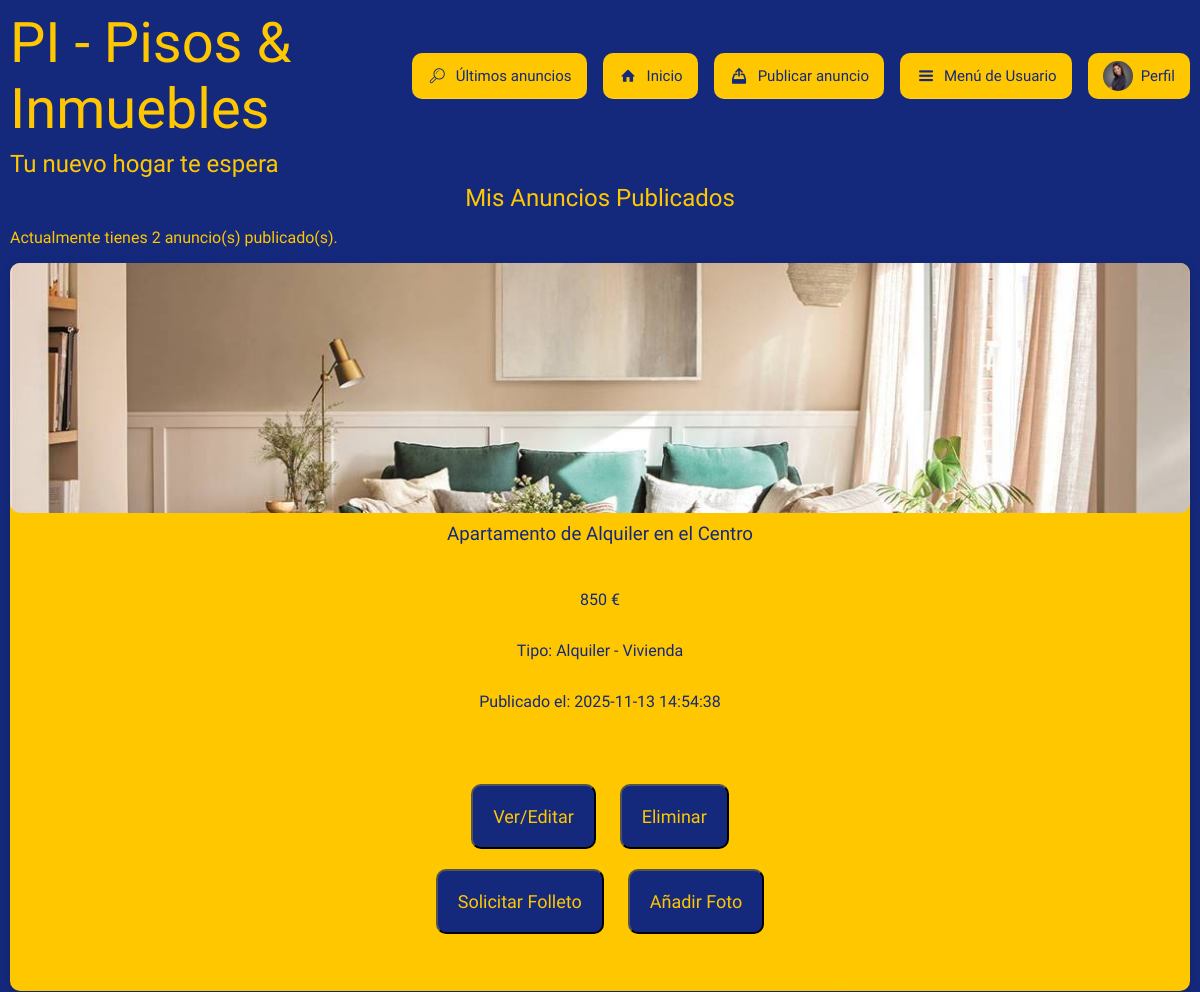
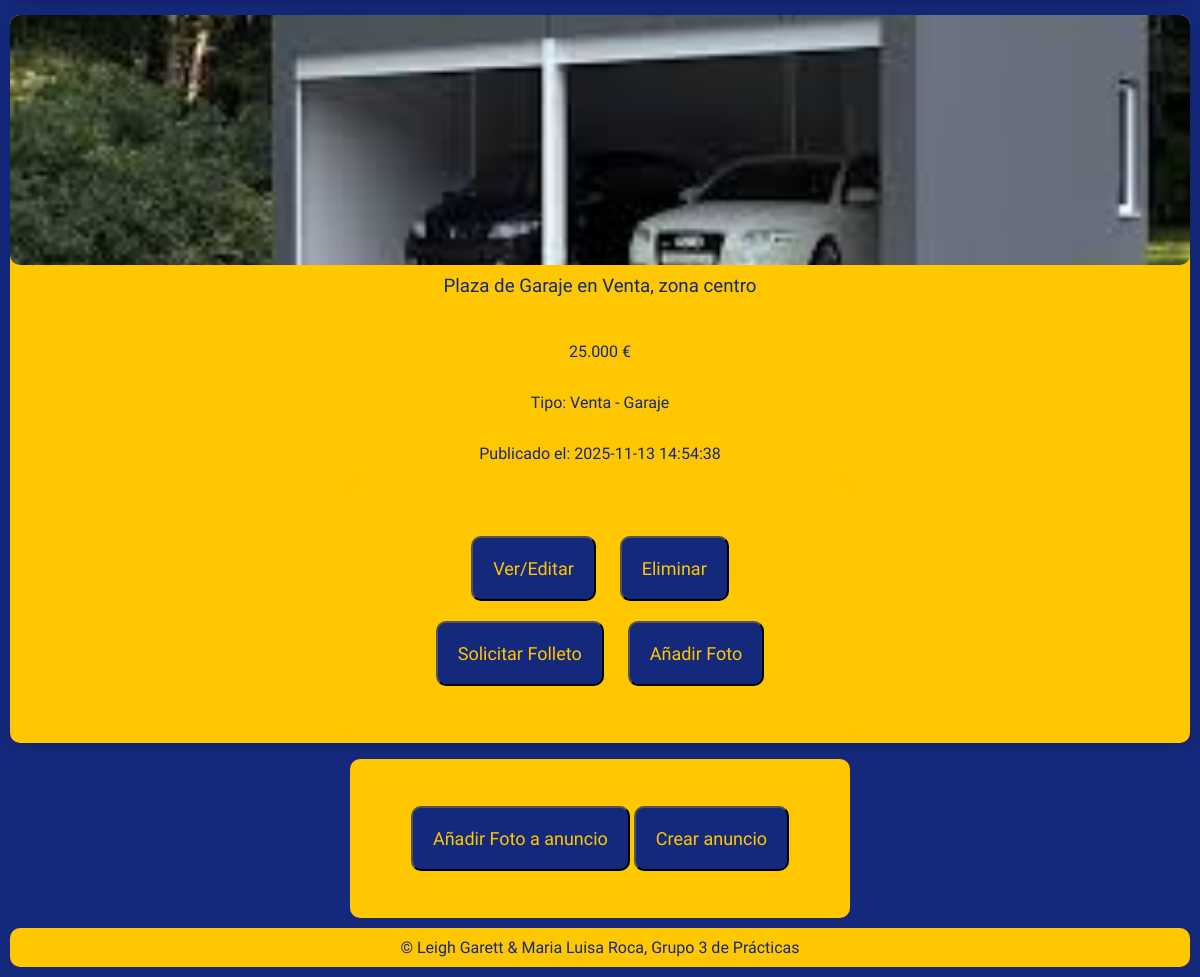
Page /php/mis_anuncios.php (signed in) on the committed database (2 pictures, top to bottom).
### tables this page shows
CREATE TABLE `anuncios` (
  `IdAnuncio` int(10) UNSIGNED NOT NULL,
  `TAnuncio` tinyint(3) UNSIGNED NOT NULL,
  `TVivienda` tinyint(3) UNSIGNED NOT NULL,
  `FPrincipal` varchar(255) DEFAULT NULL,
  `Alternativo` varchar(255) DEFAULT NULL,
  `Titulo` varchar(255) NOT NULL,
  `Precio` decimal(10,2) NOT NULL,
  `Texto` text DEFAULT NULL,
  `Ciudad` varchar(255) DEFAULT NULL,
  `Pais` int(10) UNSIGNED NOT NULL,
  `Superficie` decimal(10,2) DEFAULT NULL,
  `NHabitaciones` tinyint(4) DEFAULT NULL,
  `NBanyos` tinyint(4) DEFAULT NULL,
  `Planta` int(11) DEFAULT NULL,
  `Anyo` int(11) DEFAULT NULL,
  `FRegistro` datetime DEFAULT current_timestamp(),
  `Usuario` int(10) UNSIGNED NOT NULL
);

CREATE TABLE `tiposanuncios` (
  `IdTAnuncio` tinyint(3) UNSIGNED NOT NULL,
  `NomTAnuncio` varchar(255) NOT NULL
);

CREATE TABLE `tiposviviendas` (
  `IdTVivienda` tinyint(3) UNSIGNED NOT NULL,
  `NomTVivienda` varchar(255) NOT NULL
);

### php/funciones_anuncios.php (called while the page is built, shortened)
<?php
function obtener_anuncios_usuario($id_usuario) {
    $anuncios = [];
    $mysqli = conectarBD();
    $query = "
        SELECT
            A.IdAnuncio, A.Titulo, A.FPrincipal, A.Precio, A.FRegistro,
            TA.NomTAnuncio, TV.NomTVivienda
        FROM anuncios AS A
        JOIN tiposanuncios AS TA ON A.TAnuncio = TA.IdTAnuncio
        JOIN tiposviviendas AS TV ON A.TVivienda = TV.IdTVivienda
        WHERE A.Usuario = ?
        ORDER BY A.FRegistro DESC
    ";
    if ($stmt = $mysqli->prepare($query)) {
        $stmt->bind_param("i", $id_usuario);
        $stmt->execute();
        $result = $stmt->get_result();
        while ($row = $result->fetch_assoc()) {
            $anuncios[] = $row;
        }
    } else {
        error_log("Error al preparar la consulta de anuncios de usuario: " . $mysqli->error);
    }
    return $anuncios;
}
    ?>

### php/mis_anuncios.php (the view, shortened to what this page needs)
<?php
include "funciones_anuncios.php";
$id_usuario = obtener_id_usuario_numerico($_SESSION['usuario_id']);
$anuncios_usuario = [];
if ($id_usuario !== null) {
    $anuncios_usuario = obtener_anuncios_usuario($id_usuario);
}
$num_total_anuncios = count($anuncios_usuario);
include "paginas_Estilo.php";
include "header.php";
?>
<main>
    <h2>Mis Anuncios Publicados</h2>
    <p>
        Actualmente tienes <?php echo $num_total_anuncios; ?> anuncio(s) publicado(s).
    </p>
    <?php if ($num_total_anuncios > 0): ?>
        <section id="listado">
            <?php foreach ($anuncios_usuario as $anuncio): ?>
                <article>
                    <a href="ver_anuncio.php?id=<?php echo htmlspecialchars($anuncio['IdAnuncio']); ?>">
                        <img
                            src="../img/<?php echo htmlspecialchars($anuncio['FPrincipal']); ?>"
                            alt="Foto principal de <?php echo htmlspecialchars($anuncio['Titulo']); ?>"
                        >
                    </a>
                            <h3><?php echo htmlspecialchars($anuncio['Titulo']); ?></h3>
                            <p><?php echo number_format($anuncio['Precio'], 0, ',', '.'); ?> €</p>
                            <p><strong>Tipo:</strong> <?php echo htmlspecialchars($anuncio['NomTAnuncio']); ?> - <?php echo htmlspecialchars($anuncio['NomTVivienda']); ?></p>
                            <p>Publicado el: <?php echo htmlspecialchars($anuncio['FRegistro']); ?></p>
                    <section id="bloque">
                        <button>
                            <a href="ver_anuncio.php?id=<?php echo htmlspecialchars($anuncio['IdAnuncio']); ?>">Ver/Editar</a>
                        </button>
                        <button>
                            <a href="eliminar_anuncio.php?id=<?php echo htmlspecialchars($anuncio['IdAnuncio']); ?>">Eliminar</a>
                        </button>
                        <button>
                            <a href="solicitar_folleto.php?anuncio_id=<?php echo htmlspecialchars($anuncio['IdAnuncio']); ?>">Solicitar Folleto</a>
                        </button>
                        <button>
                            <a href="añadir_foto.php?anuncio_id=<?php echo $anuncio['IdAnuncio']; ?>">
                            Añadir Foto
                            </a>
                        </button>
                    </section>
                </article>
            <?php endforeach; ?>
        </section>
        <section id="bloque">
            <button>
                <a href="añadir_foto.php">
                    Añadir Foto a anuncio
                </a>
            </button>
            <button>
                <a href="crear_anuncio.php">
                    Crear anuncio
                </a>
            </button>
        </section>
    <?php else: ?>
        <p>
            Aún no has publicado ningún anuncio. ¡<a href="crear_anuncio.php">Publica el primero ahora</a>!
        </p>
    <?php endif; ?>
</main>
<?php
include "footer.php";
?>

### css/contraste.css (style rules this page uses)
@media screen and (min-width: 1025px) { #listado { display: grid; grid-template-columns: repeat(3,1fr); gap: 1.5rem; max-width: 2000px; margin: 0 auto; } }
@media screen and (min-width: 1025px) { #listado article { min-height: 400px; padding: 0; display: flex; flex-direction: column; justify-content: space-between; } }
@media screen and (min-width: 1025px) { #listado article img { width: 100%; height: 250px; object-fit: cover; } }
* { box-sizing:border-box; font-family: "Atkinson Hyperlegible", sans-serif; font-optical-sizing: auto; font-weight: 500; font-style: normal; }
:root { --color_letra: #ffc700; --color_fondo: #15297c; --blanco: #fff; }
body { background: var(--color_fondo); color: var(--color_letra); }
p { color: var(--color_letra); }
#bloque { color: var(--blanco); background: var(--color_sec); }
#bloque { color: var(--color_fondo); background: var(--color_letra); }
#bloque a { color: var(--color_letra); background: var(--color_fondo); }
button { background-color: var(--color_fondo); color: var(--color_letra); }
#listado { display: block; }
article { background: var(--color_letra); }
article h2, article h3 { color: var(--color_fondo); }
article p { color: var(--color_fondo); }
article a { color: var(--blanco); background: none; }

### css/impreso.css (style rules this page uses)
* { box-sizing: border-box; font-family: "Times New Roman", serif !important; font-size: 12pt !important; font-weight: normal !important; background: none !important; color: #000 !important; text-shadow: none !important; box-shadow: none !important; border-radius: 0 !important; transition: none !important; transform: none !important; }
body { background: #fff !important; width: auto; max-width: none; margin: 0; padding: 0; display: block; min-height: auto; }
main { display: block; flex-grow: 0; }
h1, h2, h3, h4, h5, h6 { font-weight: bold !important; page-break-after: avoid; }
h2 { font-size: 16pt !important; margin: 15pt 0 10pt 0; text-align: left; }
h3 { font-size: 14pt !important; margin: 10pt 0 5pt 0; padding: 0; }
p { margin: 0 0 10pt 0; line-height: 1.4; orphans: 3; widows: 3; }
a { text-decoration: underline; }
a::after { content: " (" attr(href) ")"; font-size: 10pt; font-weight: normal; word-break: break-all; }
img { display: block; max-width: 100% !important; height: auto; margin: 10pt auto; }
#listado { display: block; }
article { page-break-inside: avoid; margin-bottom: 20pt; border: 1px solid #ccc; padding: 10pt; }

### css/noche.css (style rules this page uses)
:root { --color_principal: #1f1a17; --color_sec: #a68a67; --color_destacado: #ddbaa1; --blanco: #f5f5f5; }
body { background: linear-gradient(rgba(20, 15, 12, 0.95), rgba(20, 15, 12, 0.95)), url(../img/fondo.jpg) center/cover fixed no-repeat; }
h2, h3 { color: var(--color_destacado); }
p { color: var(--blanco); }
#bloque { background: #2a2320; color: var(--blanco); box-shadow: 0 0 10px rgba(0,0,0,0.4); }
#bloque a { color: var(--color_principal); background: var(--color_destacado); }
button { background-color: var(--color_destacado); color: var(--color_principal); }
article { background: #2a2320; box-shadow: 0 4px 12px rgba(0,0,0,0.4); }
article h2, article h3 { color: var(--color_destacado); }
article p { color: var(--blanco); }
article a { color: var(--color_destacado); }

### css/letra_y_contraste.css (style rules this page uses)
body, p, a, button, input, select, textarea, label { font-size: 1.6rem !important; }
h2 { font-size: clamp(2.2rem, 7vw, 3.5rem) !important; border-bottom-width: 4px !important; }
h3 { font-size: clamp(2.0rem, 6vw, 3.0rem) !important; }
article h2, article h3, form h2 { font-size: 2.5rem !important; }
button { font-size: 1.6rem !important; padding: 18px 30px !important; }

### css/letra_grande.css (style rules this page uses)
body, p, a, button, input, select, textarea, label { font-size: 1.6rem !important; }
h2 { font-size: clamp(2.2rem, 7vw, 3.5rem) !important; border-bottom-width: 4px !important; }
h3 { font-size: clamp(2.0rem, 6vw, 3.0rem) !important; }
article h2, article h3, form h2 { font-size: 2.5rem !important; }
button { font-size: 1.6rem !important; padding: 18px 30px !important; }

### rows in the picture
anuncios: FPrincipal (picture), Titulo "Apartamento de Alquiler en el Centro", Precio "850", TAnuncio.NomTAnuncio "Alquiler", TVivienda.NomTVivienda "Vivienda", FRegistro "2025-11-13 14:54:38"
anuncios: FPrincipal (picture), Titulo "Plaza de Garaje en Venta, zona centro", Precio "25.000", TAnuncio.NomTAnuncio "Venta", TVivienda.NomTVivienda "Garaje", FRegistro "2025-11-13 14:54:38"

### other values in the picture
$num_total_anuncios "2"
